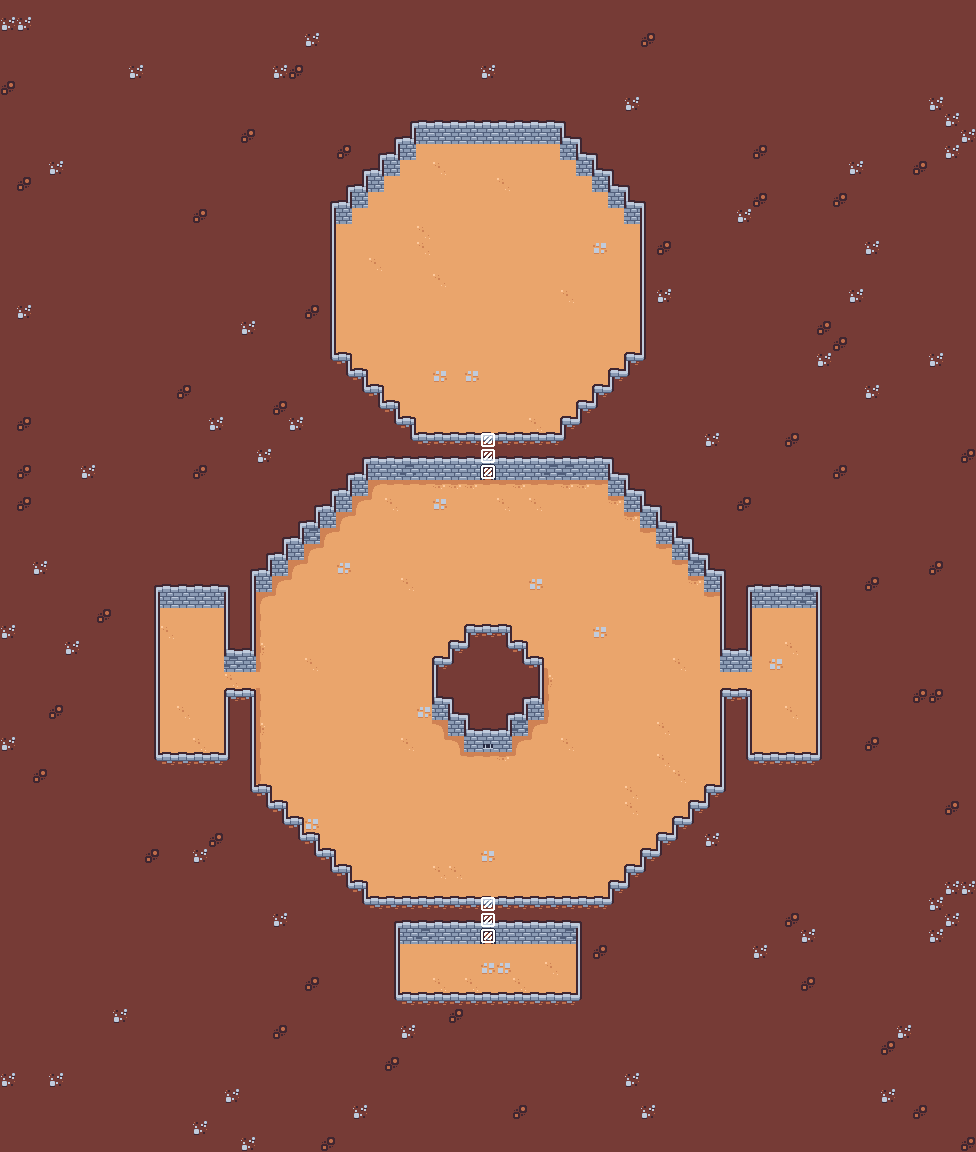

Rendered tile map (Tiled .tmx) drawn with the repository's tilesets; below, a short description and the map source with its tile grids summarised:
An orthogonal 61x72 tile map with 16x16 px tiles, 3 tile layers (BaseLayer, AbovePlayer, InsideAreas) and 10 objects (10x EnemySpawnPoint).

<map version="1.10" tiledversion="1.10.2" orientation="orthogonal" renderorder="right-down" width="61" height="72" tilewidth="16" tileheight="16" infinite="0" nextlayerid="5" nextobjectid="11">
 <tileset firstgid="1" source="mapsSheet.tsx" />
 <layer id="1" name="BaseLayer" width="61" height="72">
  <data>[4392 cells, 4392 non-empty, 26 distinct tile ids]</data>
 </layer>
 <objectgroup id="4" name="EnemySpawners">
  <object id="1" type="EnemySpawnPoint" x="318" y="681" />
  <object id="2" type="EnemySpawnPoint" x="667" y="680" />
  <object id="3" type="EnemySpawnPoint" x="379" y="844" />
  <object id="4" type="EnemySpawnPoint" x="603" y="844" />
  <object id="5" type="EnemySpawnPoint" x="380" y="509" />
  <object id="6" type="EnemySpawnPoint" x="597" y="506" />
  <object id="7" type="EnemySpawnPoint" x="431" y="639" />
  <object id="8" type="EnemySpawnPoint" x="543" y="640" />
  <object id="9" type="EnemySpawnPoint" x="430" y="737" />
  <object id="10" type="EnemySpawnPoint" x="547" y="737" />
 </objectgroup>
 <layer id="3" name="AbovePlayer" width="61" height="72">
  <properties>
   <property name="unity:SortingLayerName" value="AboveCharacters" />
   <property name="unity:ignore" value="Collision" />
  </properties>
  <data>[4392 cells, 12 non-empty, 2 distinct tile ids]</data>
 </layer>
 <layer id="2" name="InsideAreas" class="Custom" width="61" height="72">
  <properties>
   <property name="custom:targetLayer" value="BaseLayer" />
   <property name="custom:type" value="removeColliders" />
  </properties>
  <data>[4392 cells, 6 non-empty, 1 distinct tile ids]</data>
 </layer>
</map>
